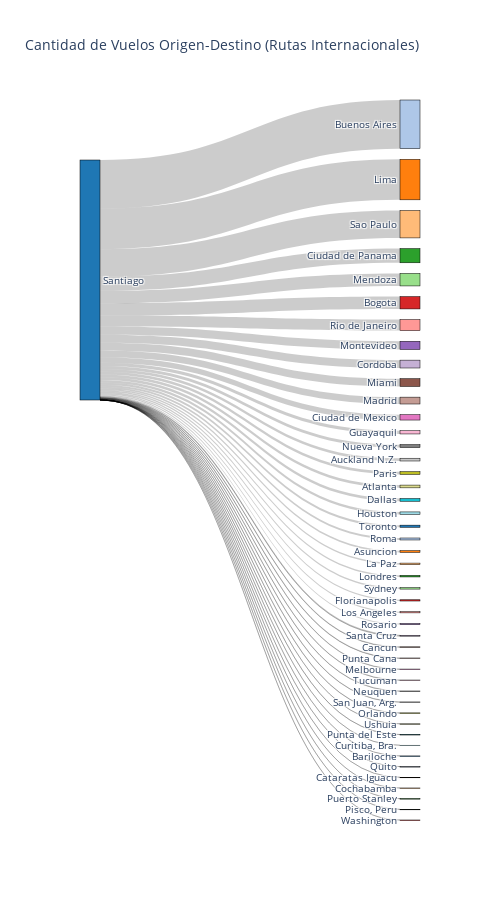

The code cell stored with this chart in its notebook:
### Markdown cell above
##### Comentarios
* Todos los vuelos internacionales tienen como Origen la Ciudad de Santiago
* Los 10 principales destinos internacionales se encuentran en el continente Americano. El destino intercontinental con más vuelos es Madrid, con 894 vuelos (2.86% de la muestra).
* Las tres principales rutas internacionales son Santiago-Buenos Aires (6335 vuelos, 20.28%), Santiago-Lima (5270 vuelos, 16.87%) y Santiago-Sao Paulo (3569 vuelos, 11.42%).
* La imagen se muestra en formato "png" con la finalidad de poder visualizarla desde github. Para poder apreciar el gráfico en HTML, el cual es interactivo y se puede ver el detalle de los datos al posicionar el cursor, se debe ejecutar la siguiente celda.

### Code cell
fig.show()

### Figure 1 — Plotly figure (JSON) as saved in the notebook; plotly's stock layout.template omitted (floating-point values rounded to 4 significant figures)
{"data": [{"link": {"customdata": [20.28, 16.87, 11.42, 5.922, 5.202, 5.134, 4.593, 3.412, 3.275, 3.252, 2.862, 2.241, 1.351, 1.223, 1.156, 1.149, 1.146, 1.143, 1.069, 0.9059, 0.8291, 0.7426, 0.669, 0.6562, 0.621, 0.5186, 0.4962, 0.4353, 0.3841, 0.2017, 0.1729, 0.1248, 0.1216, 0.1184, 0.112, 0.1088, 0.01921, 0.01921, 0.009603, 0.006402, 0.006402, 0.006402, 0.003201, 0.003201, 0.003201, 0.003201], "hovertemplate": "%{customdata:.2f} %", "source": [0, 0, 0, 0, 0, 0, 0, 0, 0, 0, 0, 0, 0, 0, 0, 0, 0, 0, 0, 0, 0, 0, 0, 0, 0, 0, 0, 0, 0, 0, 0, 0, 0, 0, 0, 0, 0, 0, 0, 0, 0, 0, 0, 0, 0, 0], "target": [1, 2, 3, 4, 5, 6, 7, 8, 9, 10, 11, 12, 13, 14, 15, 16, 17, 18, 19, 20, 21, 22, 23, 24, 25, 26, 27, 28, 29, 30, 31, 32, 33, 34, 35, 36, 37, 38, 39, 40, 41, 42, 43, 44, 45, 46], "value": [6335, 5270, 3569, 1850, 1625, 1604, 1435, 1066, 1023, 1016, 894, 700, 422, 382, 361, 359, 358, 357, 334, 283, 259, 232, 209, 205, 194, 162, 155, 136, 120, 63, 54, 39, 38, 37, 35, 34, 6, 6, 3, 2, 2, 2, 1, 1, 1, 1]}, "node": {"color": ["#1f77b4", "#aec7e8", "#ff7f0e", "#ffbb78", "#2ca02c", "#98df8a", "#d62728", "#ff9896", "#9467bd", "#c5b0d5", "#8c564b", "#c49c94", "#e377c2", "#f7b6d2", "#7f7f7f", "#c7c7c7", "#bcbd22", "#dbdb8d", "#17becf", "#9edae5", "#1f77b4", "#aec7e8", "#ff7f0e", "#ffbb78", "#2ca02c", "#98df8a", "#d62728", "#ff9896", "#9467bd", "#c5b0d5", "#8c564b", "#c49c94", "#e377c2", "#f7b6d2", "#7f7f7f", "#c7c7c7", "#bcbd22", "#dbdb8d", "#17becf", "#9edae5", "#1f77b4", "#aec7e8", "#ff7f0e", "#ffbb78", "#2ca02c", "#98df8a", "#d62728"], "label": ["Santiago", "Buenos Aires", "Lima", "Sao Paulo", "Ciudad de Panama", "Mendoza", "Bogota", "Rio de Janeiro", "Montevideo", "Cordoba", "Miami", "Madrid", "Ciudad de Mexico", "Guayaquil", "Nueva York", "Auckland N.Z.", "Paris", "Atlanta", "Dallas", "Houston", "Toronto", "Roma", "Asuncion", "La Paz", "Londres", "Sydney", "Florianapolis", "Los Angeles", "Rosario", "Santa Cruz", "Cancun", "Punta Cana", "Melbourne", "Tucuman", "Neuquen", "San Juan, Arg.", "Orlando", "Ushuia", "Punta del Este", "Curitiba, Bra.", "Bariloche", "Quito", "Cataratas Iguacu", "Cochabamba", "Puerto Stanley", "Pisco, Peru", "Washington"], "line": {"color": "black", "width": 0.5}, "pad": 15, "thickness": 20}, "type": "sankey", "valueformat": ".0f", "valuesuffix": " vuelos"}], "layout": {"font": {"size": 10}, "height": 900, "title": {"text": "Cantidad de Vuelos Origen-Destino (Rutas Internacionales)"}, "width": 500}}
